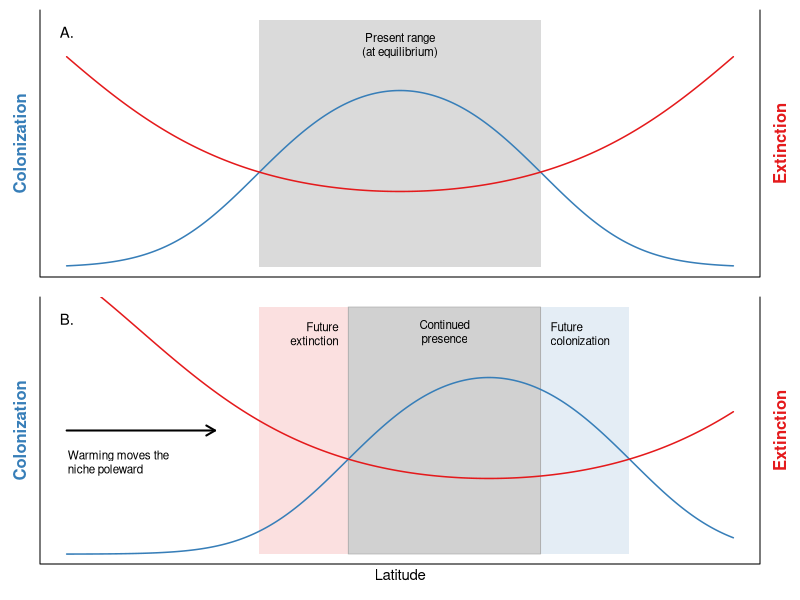

This figure's R source:
#!/usr/bin/env Rscript
col.color = '#377eb8'
ext.color = '#e41a1c'
lwd=1.5
lab.line=0.5
ylim=c(0,0.7)
cex.annote=0.7
ytop.adj=-0.07
cex.id=0.9

T = seq(-0.75, 0.75, length.out=500)
col = function(x) plogis(-10*x^2)
ext = function(x) plogis(-1.3+3*x^2)
lam = function(x) col(x) - ext(x)
rts = c(uniroot(lam, interval=c(-1,0))$root, uniroot(lam, interval=c(0,1))$root)
label.col = function() mtext(expression(bold(Colonization)), side=2, line=0.5, col=col.color)
label.ext = function() mtext(expression(bold(Extinction)), side=4, line=0.5, col=ext.color)

figure.width = 6.5
figure.height = 3.5
filename = file.path('img', 'figs', 'fig1.pdf')
pdf(width=figure.width, height=figure.height, file=filename)

layout(matrix(c(1,2), nrow=2))
par(mgp=c(1,.5,0), mar=c(0.5,2,0.5,2), oma=c(1.3,0,0,0))
plot(0,0, type='n', ylim=ylim, ylab="", bty='u', xlim=c(-0.75, 0.75), xlab="", xaxt='n', yaxt='n')
polygon(rep(rts, each=2), c(ylim, rev(ylim)), col="#77777744", border=NA)
lines(T, col(T), col=col.color, lwd=lwd)
lines(T, ext(T), col=ext.color, lwd=lwd)
label.col()
label.ext()
text(mean(rts), ylim[2]+ytop.adj, "Present range\n(at equilibrium)", cex=cex.annote)
text(min(T), ylim[2]+ytop.adj/2, "A.", cex=cex.id)

warming = 0.2
plot(0,0, type='n', ylim=ylim, ylab="", bty='u', xlim=range(T), xlab="", xaxt='n', yaxt='n')
ext.x = rep(c(rts[1], rts[1] + warming), each=2)
pres.x = rep(c(rts[1] + warming, rts[2]), each=2)
col.x = rep(c(rts[2], rts[2]+warming), each=2)
polygon(ext.x, c(ylim, rev(ylim)), col=paste0(ext.color, "22"), border=NA)		
polygon(pres.x, c(ylim, rev(ylim)), col="#55555544", border="#55555544")
polygon(col.x, c(ylim, rev(ylim)), col=paste0(col.color, "22"), border=NA)
lines(T, col(T-warming), col=col.color, lwd=lwd)
lines(T, ext(T-warming), col=ext.color, lwd=lwd)
mtext("Latitude", side=1, cex=0.9)
label.col()
label.ext()
text(mean(pres.x), ylim[2]+ytop.adj, "Continued\npresence", cex=cex.annote)
text(mean(ext.x)+0.1, ylim[2]+ytop.adj-0.017, "Future\nextinction", pos=2, cex=cex.annote)
text(mean(col.x)-0.1, ylim[2]+ytop.adj-0.017, "Future\ncolonization", pos=4, cex=cex.annote)
text(min(T)-0.02, mean(ylim)-0.1, "Warming moves the\nniche poleward", pos=4, cex=cex.annote)
arrows(min(T), mean(ylim), rts[1]-0.1, mean(ylim), lwd=2, length=0.1)
text(min(T), ylim[2]+ytop.adj/2, "B.", cex=cex.id)
dev.off()
